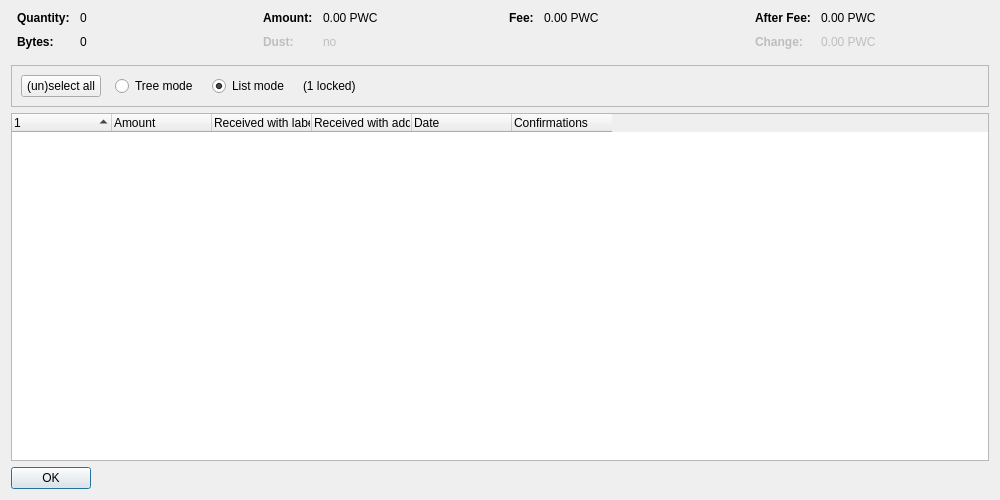
<?xml version="1.0" encoding="UTF-8"?>
<ui version="4.0">
 <class>CoinControlDialog</class>
 <widget class="QDialog" name="CoinControlDialog">
  <property name="geometry">
   <rect>
    <x>0</x>
    <y>0</y>
    <width>1000</width>
    <height>500</height>
   </rect>
  </property>
  <property name="windowTitle">
   <string>Coin Selection</string>
  </property>
  <layout class="QVBoxLayout" name="verticalLayout">
   <item>
    <layout class="QHBoxLayout" name="horizontalLayoutTop" stretch="0,0,0,0">
     <property name="topMargin">
      <number>0</number>
     </property>
     <property name="bottomMargin">
      <number>10</number>
     </property>
     <item>
      <layout class="QFormLayout" name="formLayoutCoinControl1">
       <property name="horizontalSpacing">
        <number>10</number>
       </property>
       <property name="verticalSpacing">
        <number>10</number>
       </property>
       <property name="leftMargin">
        <number>6</number>
       </property>
       <property name="rightMargin">
        <number>6</number>
       </property>
       <item row="0" column="0">
        <widget class="QLabel" name="labelCoinControlQuantityText">
         <property name="font">
          <font>
           <weight>75</weight>
           <bold>true</bold>
          </font>
         </property>
         <property name="text">
          <string>Quantity:</string>
         </property>
        </widget>
       </item>
       <item row="0" column="1">
        <widget class="QLabel" name="labelCoinControlQuantity">
         <property name="cursor">
          <cursorShape>IBeamCursor</cursorShape>
         </property>
         <property name="contextMenuPolicy">
          <enum>Qt::ActionsContextMenu</enum>
         </property>
         <property name="text">
          <string notr="true">0</string>
         </property>
         <property name="textInteractionFlags">
          <set>Qt::LinksAccessibleByMouse|Qt::TextSelectableByKeyboard|Qt::TextSelectableByMouse</set>
         </property>
        </widget>
       </item>
       <item row="1" column="0">
        <widget class="QLabel" name="labelCoinControlBytesText">
         <property name="font">
          <font>
           <weight>75</weight>
           <bold>true</bold>
          </font>
         </property>
         <property name="text">
          <string>Bytes:</string>
         </property>
        </widget>
       </item>
       <item row="1" column="1">
        <widget class="QLabel" name="labelCoinControlBytes">
         <property name="cursor">
          <cursorShape>IBeamCursor</cursorShape>
         </property>
         <property name="contextMenuPolicy">
          <enum>Qt::ActionsContextMenu</enum>
         </property>
         <property name="text">
          <string notr="true">0</string>
         </property>
         <property name="textInteractionFlags">
          <set>Qt::LinksAccessibleByMouse|Qt::TextSelectableByKeyboard|Qt::TextSelectableByMouse</set>
         </property>
        </widget>
       </item>
      </layout>
     </item>
     <item>
      <layout class="QFormLayout" name="formLayoutCoinControl2">
       <property name="horizontalSpacing">
        <number>10</number>
       </property>
       <property name="verticalSpacing">
        <number>10</number>
       </property>
       <property name="leftMargin">
        <number>6</number>
       </property>
       <property name="rightMargin">
        <number>6</number>
       </property>
       <item row="0" column="0">
        <widget class="QLabel" name="labelCoinControlAmountText">
         <property name="font">
          <font>
           <weight>75</weight>
           <bold>true</bold>
          </font>
         </property>
         <property name="text">
          <string>Amount:</string>
         </property>
        </widget>
       </item>
       <item row="0" column="1">
        <widget class="QLabel" name="labelCoinControlAmount">
         <property name="cursor">
          <cursorShape>IBeamCursor</cursorShape>
         </property>
         <property name="contextMenuPolicy">
          <enum>Qt::ActionsContextMenu</enum>
         </property>
         <property name="text">
          <string notr="true">0.00 PWC</string>
         </property>
         <property name="textInteractionFlags">
          <set>Qt::LinksAccessibleByMouse|Qt::TextSelectableByKeyboard|Qt::TextSelectableByMouse</set>
         </property>
        </widget>
       </item>
       <item row="1" column="0">
        <widget class="QLabel" name="labelCoinControlLowOutputText">
         <property name="enabled">
          <bool>false</bool>
         </property>
         <property name="font">
          <font>
           <weight>75</weight>
           <bold>true</bold>
          </font>
         </property>
         <property name="text">
          <string>Dust:</string>
         </property>
        </widget>
       </item>
       <item row="1" column="1">
        <widget class="QLabel" name="labelCoinControlLowOutput">
         <property name="enabled">
          <bool>false</bool>
         </property>
         <property name="cursor">
          <cursorShape>IBeamCursor</cursorShape>
         </property>
         <property name="contextMenuPolicy">
          <enum>Qt::ActionsContextMenu</enum>
         </property>
         <property name="text">
          <string notr="true">no</string>
         </property>
         <property name="textInteractionFlags">
          <set>Qt::LinksAccessibleByMouse|Qt::TextSelectableByKeyboard|Qt::TextSelectableByMouse</set>
         </property>
        </widget>
       </item>
      </layout>
     </item>
     <item>
      <layout class="QFormLayout" name="formLayoutCoinControl3">
       <property name="horizontalSpacing">
        <number>10</number>
       </property>
       <property name="verticalSpacing">
        <number>10</number>
       </property>
       <property name="leftMargin">
        <number>6</number>
       </property>
       <property name="rightMargin">
        <number>6</number>
       </property>
       <item row="0" column="0">
        <widget class="QLabel" name="labelCoinControlFeeText">
         <property name="font">
          <font>
           <weight>75</weight>
           <bold>true</bold>
          </font>
         </property>
         <property name="text">
          <string>Fee:</string>
         </property>
        </widget>
       </item>
       <item row="0" column="1">
        <widget class="QLabel" name="labelCoinControlFee">
         <property name="cursor">
          <cursorShape>IBeamCursor</cursorShape>
         </property>
         <property name="contextMenuPolicy">
          <enum>Qt::ActionsContextMenu</enum>
         </property>
         <property name="text">
          <string notr="true">0.00 PWC</string>
         </property>
         <property name="textInteractionFlags">
          <set>Qt::LinksAccessibleByMouse|Qt::TextSelectableByKeyboard|Qt::TextSelectableByMouse</set>
         </property>
        </widget>
       </item>
      </layout>
     </item>
     <item>
      <layout class="QFormLayout" name="formLayoutCoinControl4">
       <property name="horizontalSpacing">
        <number>10</number>
       </property>
       <property name="verticalSpacing">
        <number>10</number>
       </property>
       <property name="leftMargin">
        <number>6</number>
       </property>
       <property name="rightMargin">
        <number>6</number>
       </property>
       <item row="0" column="0">
        <widget class="QLabel" name="labelCoinControlAfterFeeText">
         <property name="font">
          <font>
           <weight>75</weight>
           <bold>true</bold>
          </font>
         </property>
         <property name="text">
          <string>After Fee:</string>
         </property>
        </widget>
       </item>
       <item row="0" column="1">
        <widget class="QLabel" name="labelCoinControlAfterFee">
         <property name="cursor">
          <cursorShape>IBeamCursor</cursorShape>
         </property>
         <property name="contextMenuPolicy">
          <enum>Qt::ActionsContextMenu</enum>
         </property>
         <property name="text">
          <string notr="true">0.00 PWC</string>
         </property>
         <property name="textInteractionFlags">
          <set>Qt::LinksAccessibleByMouse|Qt::TextSelectableByKeyboard|Qt::TextSelectableByMouse</set>
         </property>
        </widget>
       </item>
       <item row="1" column="0">
        <widget class="QLabel" name="labelCoinControlChangeText">
         <property name="enabled">
          <bool>false</bool>
         </property>
         <property name="font">
          <font>
           <weight>75</weight>
           <bold>true</bold>
          </font>
         </property>
         <property name="text">
          <string>Change:</string>
         </property>
        </widget>
       </item>
       <item row="1" column="1">
        <widget class="QLabel" name="labelCoinControlChange">
         <property name="enabled">
          <bool>false</bool>
         </property>
         <property name="cursor">
          <cursorShape>IBeamCursor</cursorShape>
         </property>
         <property name="contextMenuPolicy">
          <enum>Qt::ActionsContextMenu</enum>
         </property>
         <property name="text">
          <string notr="true">0.00 PWC</string>
         </property>
         <property name="textInteractionFlags">
          <set>Qt::LinksAccessibleByMouse|Qt::TextSelectableByKeyboard|Qt::TextSelectableByMouse</set>
         </property>
        </widget>
       </item>
      </layout>
     </item>
    </layout>
   </item>
   <item>
    <widget class="QFrame" name="frame">
     <property name="minimumSize">
      <size>
       <width>0</width>
       <height>40</height>
      </size>
     </property>
     <property name="frameShape">
      <enum>QFrame::StyledPanel</enum>
     </property>
     <property name="frameShadow">
      <enum>QFrame::Sunken</enum>
     </property>
     <layout class="QHBoxLayout" name="horizontalLayout">
      <item>
       <layout class="QHBoxLayout" name="horizontalLayoutPanel" stretch="0,0,0,0,0">
        <property name="spacing">
         <number>14</number>
        </property>
        <item>
         <widget class="QPushButton" name="pushButtonSelectAll">
          <property name="sizePolicy">
           <sizepolicy hsizetype="Maximum" vsizetype="Fixed">
            <horstretch>0</horstretch>
            <verstretch>0</verstretch>
           </sizepolicy>
          </property>
          <property name="text">
           <string>(un)select all</string>
          </property>
          <property name="autoDefault">
           <bool>false</bool>
          </property>
         </widget>
        </item>
        <item>
         <widget class="QRadioButton" name="radioTreeMode">
          <property name="sizePolicy">
           <sizepolicy hsizetype="Maximum" vsizetype="Fixed">
            <horstretch>0</horstretch>
            <verstretch>0</verstretch>
           </sizepolicy>
          </property>
          <property name="text">
           <string>Tree mode</string>
          </property>
         </widget>
        </item>
        <item>
         <widget class="QRadioButton" name="radioListMode">
          <property name="sizePolicy">
           <sizepolicy hsizetype="Maximum" vsizetype="Fixed">
            <horstretch>0</horstretch>
            <verstretch>0</verstretch>
           </sizepolicy>
          </property>
          <property name="text">
           <string>List mode</string>
          </property>
          <property name="checked">
           <bool>true</bool>
          </property>
         </widget>
        </item>
        <item>
         <widget class="QLabel" name="labelLocked">
          <property name="text">
           <string notr="true">(1 locked)</string>
          </property>
         </widget>
        </item>
        <item>
         <spacer name="horizontalSpacer">
          <property name="orientation">
           <enum>Qt::Horizontal</enum>
          </property>
          <property name="sizeHint" stdset="0">
           <size>
            <width>40</width>
            <height>20</height>
           </size>
          </property>
         </spacer>
        </item>
       </layout>
      </item>
     </layout>
    </widget>
   </item>
   <item>
    <widget class="CoinControlTreeWidget" name="treeWidget">
     <property name="contextMenuPolicy">
      <enum>Qt::CustomContextMenu</enum>
     </property>
     <property name="sortingEnabled">
      <bool>false</bool>
     </property>
     <property name="columnCount">
      <number>6</number>
     </property>
     <attribute name="headerShowSortIndicator" stdset="0">
      <bool>true</bool>
     </attribute>
     <attribute name="headerStretchLastSection">
      <bool>false</bool>
     </attribute>
     <column>
      <property name="text">
       <string/>
      </property>
     </column>
     <column>
      <property name="text">
       <string>Amount</string>
      </property>
     </column>
     <column>
      <property name="text">
       <string>Received with label</string>
      </property>
     </column>
     <column>
      <property name="text">
       <string>Received with address</string>
      </property>
     </column>
     <column>
      <property name="text">
       <string>Date</string>
      </property>
     </column>
     <column>
      <property name="text">
       <string>Confirmations</string>
      </property>
      <property name="toolTip">
       <string>Confirmed</string>
      </property>
     </column>
     <column>
      <property name="text">
       <string/>
      </property>
     </column>
     <column>
      <property name="text">
       <string/>
      </property>
     </column>
     <column>
      <property name="text">
       <string/>
      </property>
     </column>
     <column>
      <property name="text">
       <string/>
      </property>
     </column>
    </widget>
   </item>
   <item>
    <widget class="QDialogButtonBox" name="buttonBox">
     <property name="sizePolicy">
      <sizepolicy hsizetype="Maximum" vsizetype="Fixed">
       <horstretch>0</horstretch>
       <verstretch>0</verstretch>
      </sizepolicy>
     </property>
     <property name="orientation">
      <enum>Qt::Horizontal</enum>
     </property>
     <property name="standardButtons">
      <set>QDialogButtonBox::Ok</set>
     </property>
    </widget>
   </item>
  </layout>
 </widget>
 <customwidgets>
  <customwidget>
   <class>CoinControlTreeWidget</class>
   <extends>QTreeWidget</extends>
   <header>qt/coincontroltreewidget.h</header>
  </customwidget>
 </customwidgets>
 <resources/>
 <connections/>
</ui>
